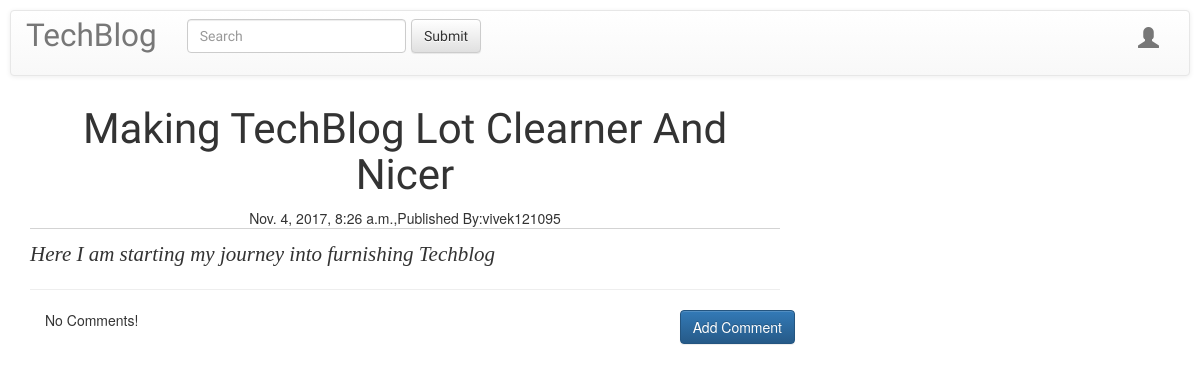
Screenshot of /post/20 with the database file from the repository.
### blog/models.py (models this page shows, shortened)
class Post(models.Model):
    author = models.ForeignKey('auth.User',related_name='posts',on_delete=models.CASCADE)
    title = models.CharField(max_length=200)
    text = models.TextField(max_length=2000)
    create_date = models.DateTimeField(default=timezone.now)
    published_date = models.DateTimeField(blank=True,null=True)
    class Meta:
        ordering = ('create_date',)

### blog/views.py (the view)
# urls.py: url(r'^post/(?P<pk>\d+)$',views.PostDetailView.as_view(),name='post_detail'),
class PostDetailView(DetailView):
    model = Post

### blog/templates/blog/post_detail.html (shortened to what this page needs)
{% extends 'base.html' %}
{% block body_block %}
  <h1 class="posttitle">{{post.title}}</h1>
  {% if post.published_date %}
    <div class="date postdate">
      {{post.published_date}},Published By:{{post.author}}
    </div>
  {% endif %}
  <div class="postcontent">
    <p>{{post.text|safe|linebreaksbr}}</p>
  </div>
  <hr>
  <a class="btn btn-primary btn-comment" href="{% url 'add_comment_to_post' pk=post.pk %}">Add Comment</a>
  <div class="container">
  {% for comment in post.comments.all %}
    <br>
    {% if user.is_authenticated or comment.approved_comment %}
      {{comment.create_date}}
      {% if not comment.approved_comment and post.author == user %}
      <a class="btn btn-danger" href="{% url 'comment_remove' pk=comment.pk %}">
        <span class="glyphicon glyphicon-remove"></span>
      </a>
      <a class="btn btn-success" href="{% url 'comment_approve' pk=comment.pk %}">
        <span class="glyphicon glyphicon-ok"></span>
      </a>
      {% endif %}
      <p>{{comment.text|safe|linebreaksbr}}</p>
      <p>Posted By : {{ comment.author }}</p>
    {% endif%}
    {% empty %}
      <p>No Comments!</p>
  {% endfor %}
  </div>
{% endblock%}

### blog/static/css/blog.css (style rules this page uses)
.postdate { text-align: center; }
.posttitle { font-family: 'Russo one',sans-serif; text-transform: capitalize; font-size: 3em; text-align: center; }
.postcontent { font-family: 'Monsterrat'; font-size : 1.5em; border-top:1px solid lightgrey; }
.btn-comment { position: absolute; right: 0px; }
.extra-margin { margin: 5px; padding: 5px; }

### rows the page displays
Post: title "Making TechBlog Lot Clearner And Nicer", published_date "Nov. 4, 2017, 8:26 a.m.", author "vivek121095", text "Here I am starting my journey into furnishing Techblog"
